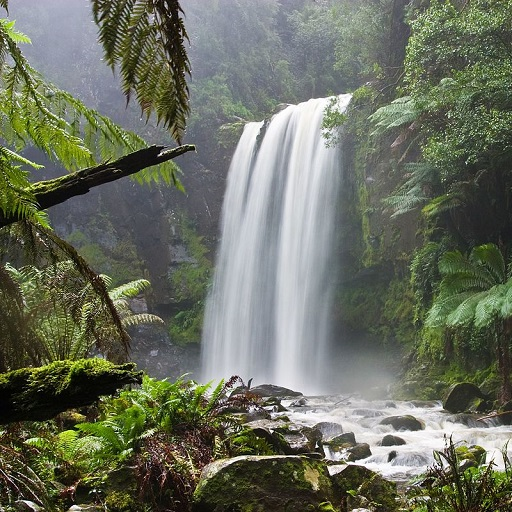
#> input picture analysis_self/original.jpg, 512 x 512 px
$ python filtering.py
#> lines starting #> are read from the running program, lines starting #| are printed output that depends on the picture; long printed decimals are rounded; pictures that were not available may be replaced by others from this repository, and a replacement may not be noted
### analysis_self/fft.py
import numpy as np
from functools import lru_cache

def pad_zeros(x, length=None):
    N = int(2**np.ceil(np.log2(len(x))))
    x_inp = np.zeros((N, N) if length == None else (length, length), dtype=np.float32)
    x_inp[:x.shape[0], :x.shape[1]] += x
    return x_inp

@lru_cache(maxsize=12)
def exp_arr(N):
    indices = np.arange(N/2, dtype=np.complex64)
    exp_arr = np.exp(-2.0j*np.pi/N*indices)
    return exp_arr

def fft1d(x):
    # Base Case
    if len(x) == 1: return np.complex64(x)

    # Divide
    x_inp = x.copy()
    N = len(x_inp)
    x_even = x_inp[::2]
    x_odd = x_inp[1::2]

    x_even_fft = fft1d(x_even)
    x_odd_fft = fft1d(x_odd)

    # Combine
    x_fft = np.zeros(N, dtype=np.complex64)
    exp_array = exp_arr(N)
    exp_odd_array = exp_array*x_odd_fft
    x_fft[:N//2] = x_even_fft + exp_odd_array
    x_fft[N//2:] = x_even_fft - exp_odd_array

    return x_fft

# [15 lines left out: function test_fft1d, not called in this run]

def fft2d(x):
    # Base Case
    if len(x) == 1: return np.complex64(x)

    m,n = x.shape
    lm, ln = np.log2(m), np.log2(n)
    if(lm!=int(lm)):
        dm = int(2**np.ceil(lm))
        x = np.append(x, np.zeros((dm-m, n),dtype=np.int8), axis=0)
        m = dm
    if(ln!=int(ln)):
        dn = int(2**np.ceil(ln))
        x = np.append(x, np.zeros((m, dn-n),dtype=np.int8), axis=1)
        n = dn

    # Solve 1st dimension
    x_inp = x.copy()
    x_fft = np.zeros(x.shape, dtype=np.complex64)
    x_fft = np.array([fft1d(x_inp[i]) for i in range(len(x))], dtype=np.complex64)

    # Solve 2nd dimension
    x_fft = np.array([fft1d(x_fft[:,i]) for i in range(len(x))], dtype=np.complex64).transpose()

    return x_fft

# [99 lines left out: functions fft2d_img, test_fft2d, ifft1d, test_ifft1d, ifft2d, ifft2d_img and 1 more, not called in this run]

# [14 lines that do not run on import are left out]

### analysis_self/filtering.py
import numpy as np
import fft

def inverse_filter(image, kernel, th=None):
    image_padded = fft.pad_zeros(image)
    image_fft = fft.fft2d(np.float32(image_padded))

    kernel_padded = np.float32(fft.pad_zeros(kernel, image_padded.shape[0]))
    kernel_fft = fft.fft2d(kernel_padded)

    filter_fft = 1/kernel_fft
    if th != None: filter_fft[np.absolute(kernel_fft) < th] = 1.0
    output_fft = filter_fft*image_fft
    return np.real(fft.ifft2d(output_fft))[:image.shape[0], :image.shape[1]]

def weiner_filter(image, kernel, k):
    image_padded = fft.pad_zeros(image)
    image_fft = fft.fft2d(np.float32(image_padded))

    kernel_padded = np.float32(fft.pad_zeros(kernel, image_padded.shape[0]))
    kernel_fft = fft.fft2d(kernel_padded)

    filter_fft = np.conj(kernel_fft)/(np.absolute(kernel_fft)**2 + k)
    output_fft = filter_fft*image_fft
    return np.real(fft.ifft2d(output_fft))[:image.shape[0], :image.shape[1]]

def cls_filter(image, kernel, gamma):
    image_padded = fft.pad_zeros(image)
    image_fft = fft.fft2d(np.float32(image_padded))

    kernel_padded = np.float32(fft.pad_zeros(kernel, image_padded.shape[0]))
    kernel_fft = fft.fft2d(kernel_padded)

    laplacian_padded = np.float32(fft.pad_zeros(np.array([[0.0, -1.0, 0.0],
        [-1.0, 4.0, -1.0], [0.0, -1.0, 0.0]]), image_padded.shape[0]))
    laplacian_fft = fft.fft2d(laplacian_padded)

    filter_fft = np.conj(kernel_fft)/(np.absolute(kernel_fft)**2 + \
        gamma*np.absolute(laplacian_fft)**2)
    output_fft = filter_fft*image_fft
    return np.real(fft.ifft2d(output_fft))[:image.shape[0], :image.shape[1]]

def psnr(ground_truth, output):
    squared_error = (np.float32(ground_truth)-np.float32(output))**2
    mse = np.mean(squared_error)
    psnr = 10*np.log10(255**2/mse)
    return psnr

def ssim(ground_truth, output):
    # See SSIM Formulaes on https://en.wikipedia.org/wiki/Structural_similarity#Algorithm
    mu_x = np.mean(ground_truth)
    sigma_x = np.var(ground_truth)**0.5
    mu_y = np.mean(output)
    sigma_y = np.var(output)**0.5
    sigma_xy = np.mean((ground_truth-mu_x)*(output-mu_y))
    c1 = (0.01*255)**2
    c2 = (0.03*255)**2
    ssim = (2*mu_x*mu_y + c1) * (2*sigma_xy + c2) / (mu_x**2 + mu_y**2 + c1) / (sigma_x**2 + sigma_y**2 + c2)
    return ssim

if __name__ == "__main__":
    from cv2 import imread, imwrite
    import matplotlib.pyplot as plt
    import glob

    for i in range(1, 5):
        original_image = imread("original.jpg")
#> original_image is the input picture: shape (512, 512, 3); mean B, G, R 95.7, 111, 106.3
        blur_kernel = np.mean(np.float32(imread("kernel{}.png".format(i))), axis=-1)
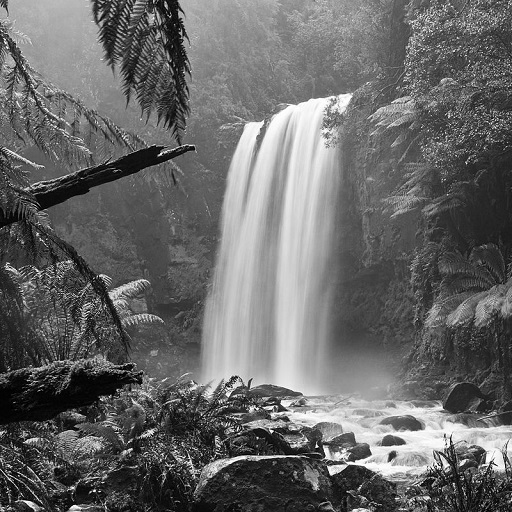
#> blur_kernel: shape (512, 512) float32; min 0, max 255, mean 104.3
        blur_kernel = blur_kernel/np.sum(blur_kernel)
        blurred_image = imread("blurred_syn{}.jpg".format(i))
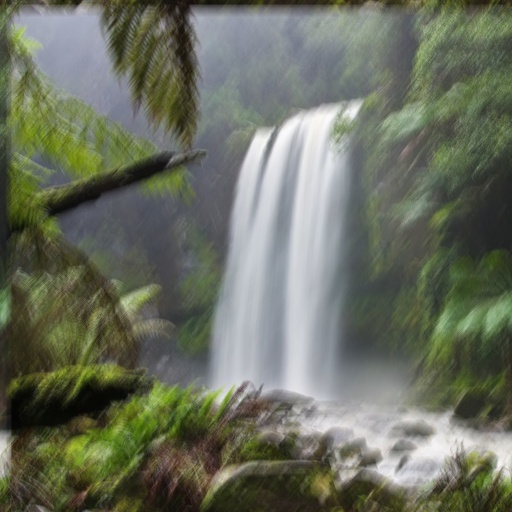
#> input picture analysis_self/blurred_syn1.jpg, 512 x 512 px
#> blurred_image is the input picture: shape (512, 512, 3); mean B, G, R 95.7, 111, 106.2

        print("Case {}".format(i))
        print("\tOriginal Image: {}, Blurred Image: {}, Kernel: {}".format(
                original_image.shape,
                blurred_image.shape,
                blur_kernel.shape
            ))
#| 	Original Image: (512, 512, 3), Blurred Image: (512, 512, 3), Kernel: (512, 512)

        # Blurred Image
        print("\tBlurred Image: \n\t\tPSNR: {} | SSIM:{}".format(
                psnr(original_image, blurred_image),
                ssim(original_image, blurred_image)
            ))
#> in psnr, `squared_error = (np.float32(ground_truth)-np.float32(output))**2`:
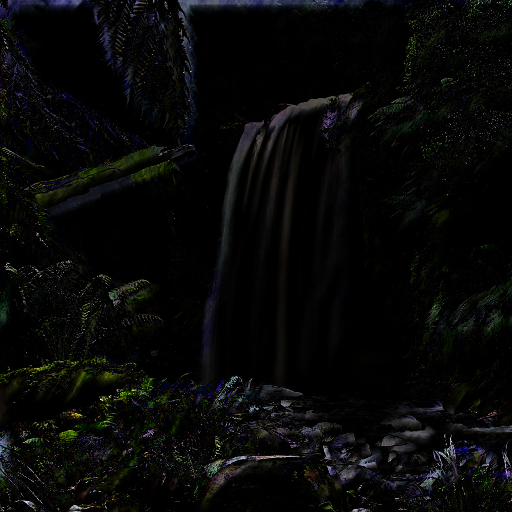
#> squared_error: shape (512, 512, 3) float32; mean B, G, R 1926.6, 2079.9, 1940.7; drawn with min black and max white
#> in psnr, `mse = np.mean(squared_error)`: mse = 1982.3
#> in psnr, `psnr = 10*np.log10(255**2/mse)`: psnr = 15.16
#> in ssim, `mu_x = np.mean(ground_truth)`: mu_x = 104.3
#> in ssim, `sigma_x = np.var(ground_truth)**0.5`: sigma_x = 59.66
#> in ssim, `mu_y = np.mean(output)`: mu_y = 104.3
#> in ssim, `sigma_y = np.var(output)**0.5`: sigma_y = 51.22
#> in ssim, `sigma_xy = np.mean((ground_truth-mu_x)*(output-mu_y))`: sigma_xy = 2100.2
#> in ssim, `ssim = (2*mu_x*mu_y + c1) * (2*sigma_xy + c2) / (mu_x**2 + mu_y**2 + c..`: ssim = 0.682
#| 	Blurred Image:
#| 		PSNR: 15.159 | SSIM:0.6824

        # Inverse Filtered
        for th in [None, 0.05, 0.1, 0.5]:
            invert_filter_output = np.zeros(np.shape(original_image))
            for channel in range(3):
#> (the run stopped early here; a loop or call above may not have finished)
